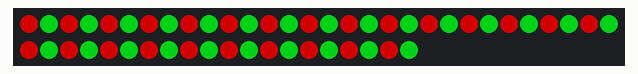
Bench run of a program on a simulated Raspberry Pi Pico running MicroPython. Shown: 50 RGB LEDs in strip order, left to right, continuing on the next row. Dim RGB values are drawn brighter than linear.

Above: at 0.1 s.
At 127.2 s:
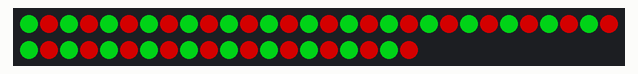

The program:

alternating-blinkies.py
```python
# This super simple example sets up two alternating colours, great for festive lights!

import plasma
from plasma import plasma2040
import time

# Set how many LEDs you have
NUM_LEDS = 50

# Pick two hues from the colour wheel (from 0-360°, try https://www.cssscript.com/demo/hsv-hsl-color-wheel-picker-reinvented/ )
HUE_1 = 0
HUE_2 = 127

# Set up brightness (between 0 and 1)
BRIGHTNESS = 0.5

# Set up speed (wait time between colour changes, in seconds)
SPEED = 1

# Pick *one* LED type by uncommenting the relevant line below:

# APA102 / DotStar™ LEDs
# led_strip = plasma.APA102(NUM_LEDS, 0, 0, plasma2040.DAT, plasma2040.CLK)

# WS2812 / NeoPixel™ LEDs
led_strip = plasma.WS2812(NUM_LEDS, 0, 0, plasma2040.DAT)

# Start updating the LED strip
led_strip.start()

while True:
    for i in range(NUM_LEDS):
        # the if statements below use a modulo operation to identify the even and odd numbered LEDs
        if (i % 2) == 0:
            led_strip.set_hsv(i, HUE_1 / 360, 1.0, BRIGHTNESS)
        else:
            led_strip.set_hsv(i, HUE_2 / 360, 1.0, BRIGHTNESS)
    time.sleep(SPEED)

    for i in range(NUM_LEDS):
        if (i % 2) == 0:
            led_strip.set_hsv(i, HUE_2 / 360, 1.0, BRIGHTNESS)
        else:
            led_strip.set_hsv(i, HUE_1 / 360, 1.0, BRIGHTNESS)
    time.sleep(SPEED)
```

Measured:
- what the display in image 0 shows lasts 1.0 s, from 0.0 s to 1.0 s
